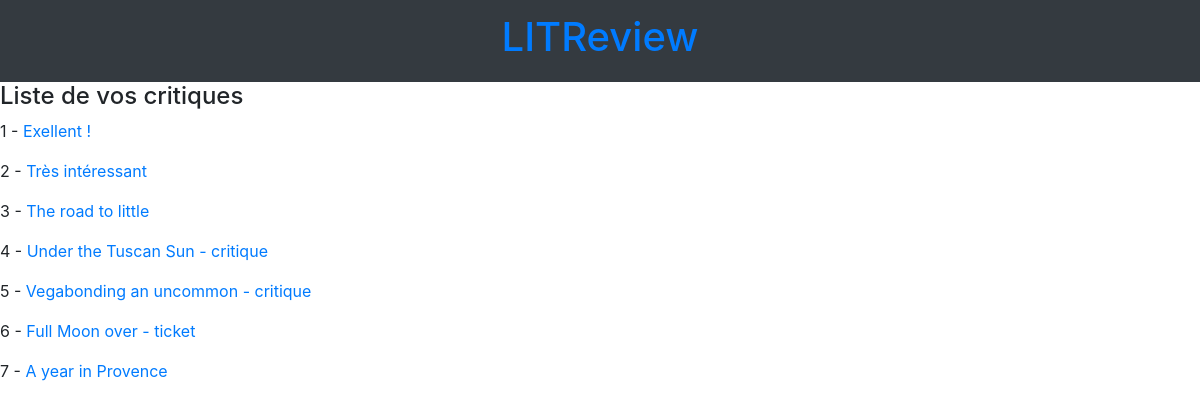
/reviews/list/, run on an earlier commit of the app's database.
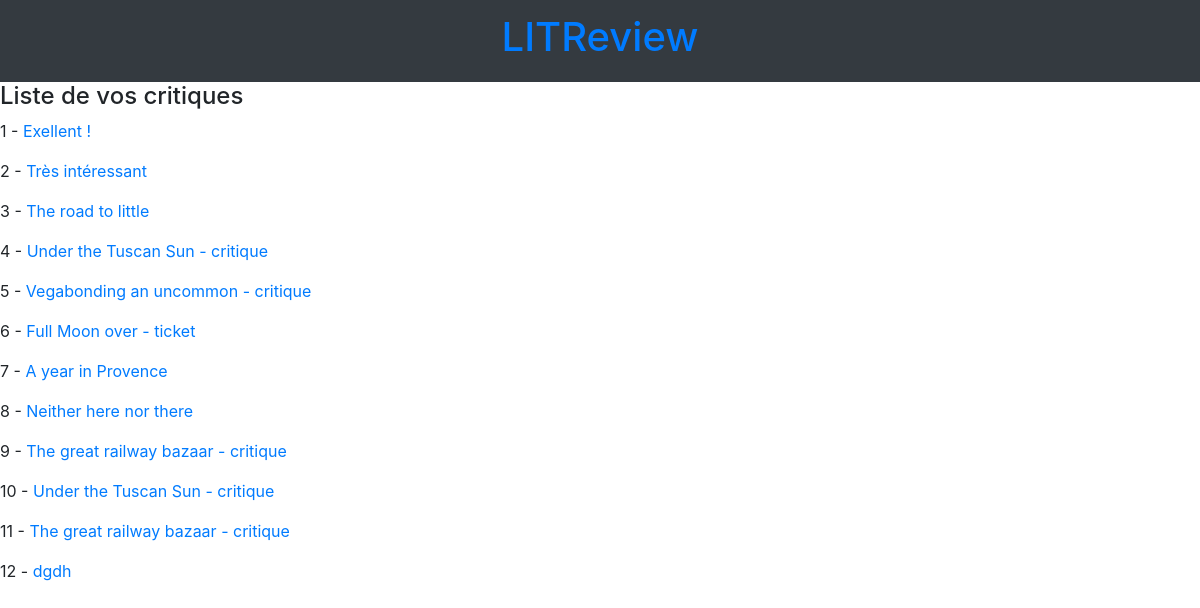
And on a later commit of the database.
### reviews/models.py (models this page shows, shortened)
class Review(models.Model):
    ticket = models.ForeignKey(to=Ticket, on_delete=models.CASCADE, related_name='reviews')
    rating = models.PositiveSmallIntegerField(
        validators=[MinValueValidator(0), MaxValueValidator(5)])
    headline = models.CharField(max_length=128)
    body = models.CharField(max_length=8192, blank=True)
    user = models.ForeignKey(
        to=settings.AUTH_USER_MODEL, on_delete=models.CASCADE, related_name='reviews')
    time_created = models.DateTimeField(auto_now_add=True) # Add this
    def get_absolute_url(self):
        return reverse("reviews:review-detail", kwargs={"pk": self.id})

### reviews/views.py (the view)
# urls.py: path('reviews/list/', views.ReviewListView.as_view(), name='review-list'),
class ReviewListView(ListView):
    template_name = 'reviews/review_list.html'
    queryset = Review.objects.all()

### reviews/templates/reviews/review_list.html
{% extends 'reviews/header.html' %}
{% block content %}
     <h4>Liste de vos critiques</h4>
     {% for instance in object_list %}
          <p>{{ forloop.counter }} - <a href='{{ instance.get_absolute_url }}'>{{ instance.headline }}</a></p>
     {% endfor %}
{% endblock %}

What changed in the data, as far as the page shows it:
added Review: headline "Neither here nor there"
added Review: headline "The great railway bazaar - critique"
added Review: headline "Under the Tuscan Sun - critique"
added Review: headline "The great railway bazaar - critique"
added Review: headline "dgdh"
